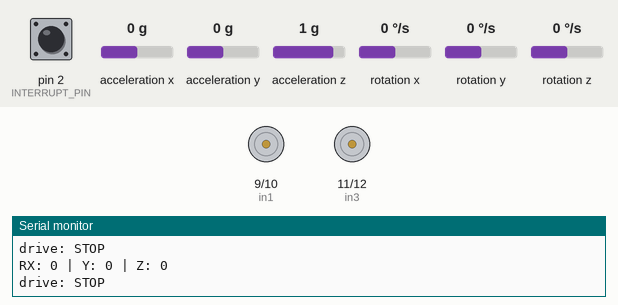
Recording of a sketch running on a simulated Arduino Uno, built with avr-gcc and run on an emulated ATmega328P. Shown: motor-driver pin pairs drawn as motors (green arrow = first pin HIGH = forward, orange = second pin HIGH = backward, longer = more drive, scaled by the enable pin), the last lines printed to the serial monitor. The test bench sets the inputs (shaded band); at power-on: rotation z 0 °/s, acceleration z 1 g, pin 2 (INTERRUPT_PIN) LOW, acceleration x 0 g, acceleration y 0 g, rotation x 0 °/s, rotation y 0 °/s. The sensor or clock chip raises its interrupt line as the real part does.

Above: at 1.7 s.
1.8 s: rotation z set to -2 °/s
3.8 s: rotation z set to -5 °/s
6.8 s: rotation z set to -8 °/s
At 8.4 s:
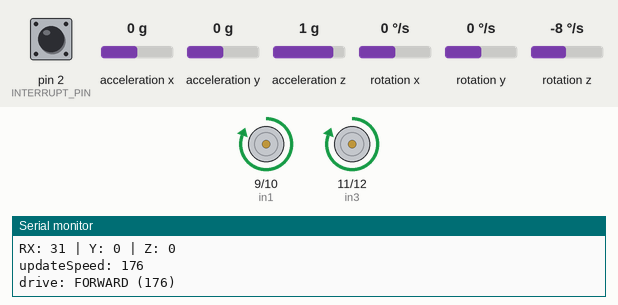
8.8 s: acceleration z set to 0.1 g
10.3 s: acceleration z set to -0.2 g
At 11.4 s:
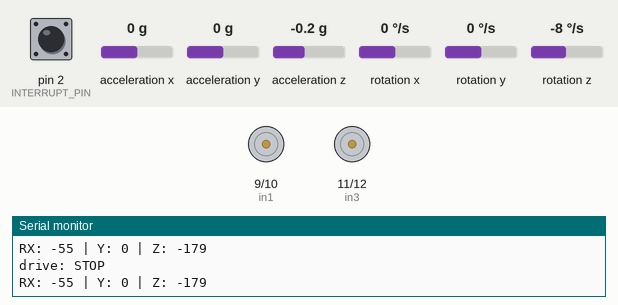
11.8 s: acceleration z set to 0 g
At 12.7 s:
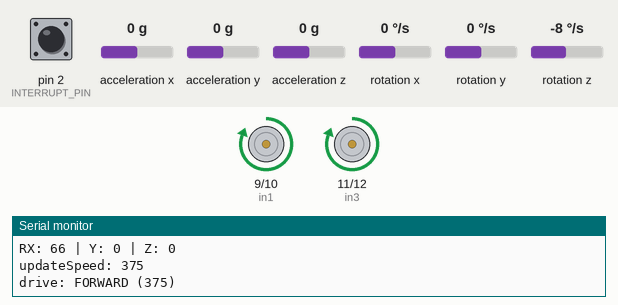
Timing chart, 0 to 14.3 s (numbered marks = the images above; inputs shaded):
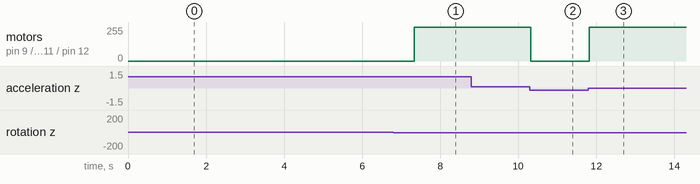

Measured:
- the behaviour switches between -6 and -7 °/s on rotation z (found by bisection; images 0 and 1)
- the behaviour switches between 0 and -0.1 g on acceleration z (found by bisection; images 1 and 2)
- after the input at 6.8 s, motor on pin 9 (in1) / pin 10 (in2), motor on pin 11 (in3) / pin 12 (in4): stopped → forward 255/255 after 0.54 s instead of 0.84 s
- after the input at 10.3 s, motor on pin 9 (in1) / pin 10 (in2), motor on pin 11 (in3) / pin 12 (in4): forward 255/255 → stopped at once
- after the input at 11.8 s, motor on pin 9 (in1) / pin 10 (in2), motor on pin 11 (in3) / pin 12 (in4): stopped → forward 255/255 at once

The sketch:

dy_ArdoinoUno_MPU6050_DrivingModule.ino
```cpp
/*
* Arduino Uno + Driving module + MPU6050
*   Created on: 19.04.2017
*   by DubyOriginal
*
* ---------------------------------------------------------
* -> Arduino Uno
* -> MPU6050 - gyroscope and accelerometer
* -> L298N - motor driver
*
* ---------------------------------------------------------
* source: Battery
* -> L298N 5V -> ArdUno Vin pin
*
* ---------------------------------------------------------
* Programmer setup:
*    - Tools -> Board -> Arduino Uno
*/

// I2Cdev and MPU6050 must be installed as libraries, or else the .cpp/.h files
// for both classes must be in the include path of your project
// download url: https://github.com/AritroMukherjee/MPU5060sensor

#include "I2Cdev.h"
#include "MPU6050_6Axis_MotionApps20.h"

// Arduino Wire library is required if I2Cdev I2CDEV_ARDUINO_WIRE implementation
// is used in I2Cdev.h
#if I2CDEV_IMPLEMENTATION == I2CDEV_ARDUINO_WIRE
  #include "Wire.h"
#endif


// CONST
//---------------------------------------------------------------
#define INTERRUPT_PIN 2  // use pin 2 on Arduino Uno & most boards
//#define LED LED_BUILTIN // (Arduino is 13)

// motorA
const int enA = 8;   //zelena
const int in1 = 9;   //crvena
const int in2 = 10;   //ljub.
// motorB
const int in3 = 11;   //smeđa
const int in4 = 12;   //plava
const int enB = 13;   //žuta

//Drive
const int S_FORWARD = 10;
const int S_BACK    = 20;
const int S_RLEFT   = 30;
const int S_RRIGHT  = 40;
const int S_STOP    = 50;

//VARS
//---------------------------------------------------------------
bool blinkState = true;

// MPU control/status vars
//----------------------------
bool dmpReady = false;  // set true if DMP init was successful
uint8_t mpuIntStatus;   // holds actual interrupt status byte from MPU
uint8_t devStatus;      // return status after each device operation (0 = success, !0 = error)
uint16_t packetSize;    // expected DMP packet size (default is 42 bytes)
uint16_t fifoCount;     // count of all bytes currently in FIFO
uint8_t fifoBuffer[64]; // FIFO storage buffer

// orientation/motion vars
Quaternion q;           // [w, x, y, z]         quaternion container
VectorInt16 aa;         // [x, y, z]            accel sensor measurements
VectorInt16 aaReal;     // [x, y, z]            gravity-free accel sensor measurements
VectorInt16 aaWorld;    // [x, y, z]            world-frame accel sensor measurements
VectorFloat gravity;    // [x, y, z]            gravity vector
float euler[3];         // [psi, theta, phi]    Euler angle container
float ypr[3];           // [yaw, pitch, roll]   yaw/pitch/roll container and gravity vector

// packet structure for InvenSense teapot demo
uint8_t teapotPacket[14] = { '$', 0x02, 0,0, 0,0, 0,0, 0,0, 0x00, 0x00, '\r', '\n' };

// Motor driver VARs
//----------------------------
long duration;
int distance;
unsigned long t0 = 0;
int driveState = S_STOP;   //initial value
int dSpeed = 120;        //initial value

//OTHER
//---------------------------------------------------------------
MPU6050 mpu;
#define serial Serial

//***************************************************************************************************************************
// INTERRUPT DETECTION ROUTINE
//***************************************************************************************************************************
volatile bool mpuInterrupt = false;     // indicates whether MPU interrupt pin has gone high
void dmpDataReady() {
  mpuInterrupt = true;
}

//***************************************************************************************************************************
void setup() {
  serial.begin(115200);
  serial.println("");
  serial.println("++++++++++++++++++++++++++++++++++++++++++++++++++++++++++++++++++++++++++++++++++");
  serial.println("Motor Driver v1");
  serial.println("starting...");

  preparePINS();
  driveStop();
  //initialBlink();

  // join I2C bus (I2Cdev library doesn't do this automatically)
  #if I2CDEV_IMPLEMENTATION == I2CDEV_ARDUINO_WIRE
      Wire.begin();
      Wire.setClock(400000); // 400kHz I2C clock. Comment this line if having compilation difficulties
  #elif I2CDEV_IMPLEMENTATION == I2CDEV_BUILTIN_FASTWIRE
      Fastwire::setup(400, true);
  #endif

  // initialize device
  serial.println(F("Initializing I2C devices..."));
  mpu.initialize();

  // verify connection
  serial.println(F("Testing device connections..."));
  serial.println(mpu.testConnection() ? F("MPU6050 connection successful") : F("MPU6050 connection failed"));

  // wait for ready
  serial.println(F("\nSend any character to begin DMP programming and demo: "));

  // load and configure the DMP
  serial.println(F("Initializing DMP..."));
  devStatus = mpu.dmpInitialize();

  // supply your own gyro offsets here, scaled for min sensitivity
  mpu.setXGyroOffset(220);
  mpu.setYGyroOffset(76);
  mpu.setZGyroOffset(-85);
  mpu.setZAccelOffset(1788); // 1688 factory default for my test chip

  // make sure it worked (returns 0 if so)
  if (devStatus == 0) {
      // turn on the DMP, now that it's ready
      serial.println(F("Enabling DMP..."));
      mpu.setDMPEnabled(true);

      // enable Arduino interrupt detection
      serial.println(F("Enabling interrupt detection (Arduino external interrupt 0)..."));
      attachInterrupt(digitalPinToInterrupt(INTERRUPT_PIN), dmpDataReady, RISING);
      mpuIntStatus = mpu.getIntStatus();

      // set our DMP Ready flag so the main loop() function knows it's okay to use it
      serial.println(F("DMP ready! Waiting for first interrupt..."));
      dmpReady = true;

      // get expected DMP packet size for later comparison
      packetSize = mpu.dmpGetFIFOPacketSize();
  } else {
      // ERROR!
      // 1 = initial memory load failed
      // 2 = DMP configuration updates failed
      // (if it's going to break, usually the code will be 1)
      serial.print(F("DMP Initialization failed (code "));
      serial.print(devStatus);
      serial.println(F(")"));
  }
}

//*********************************************************************************************************
void preparePINS(){
    //pinMode(LED, OUTPUT);
    pinMode(INTERRUPT_PIN, INPUT);

    //drive module
    //----------------------------
    // motorA
    pinMode(enA, OUTPUT);
    pinMode(in1, OUTPUT);
    pinMode(in2, OUTPUT);
    // motorB
    pinMode(enB, OUTPUT);
    pinMode(in3, OUTPUT);
    pinMode(in4, OUTPUT);
}

/*
void initialBlink(){
    digitalWrite(LED, 1);
    delay(700);
    digitalWrite(LED, 0);
    delay(700);
    digitalWrite(LED, 1);
    delay(700);
    digitalWrite(LED, 0);
    delay(700);
    digitalWrite(LED, 1);
    delay(700);
    digitalWrite(LED, 0);
}*/

//*********************************************************************************************************
String handleEventForCode(String msgCode){
  serial.println("handleWSEventForCode - " + msgCode);
  String resultStr = "";
  if (msgCode=="CMD_TEST"){
    serial.println("TEST event");
    resultStr = "RES_TEST,OK";
  //---------------------------------------------------
  }else if (msgCode.startsWith("D_MANUAL")){
    serial.println("execute D_MANUAL event");
    String responseValue = prepareAndRunManualDrive(msgCode);
    resultStr = "RES_MANUAL," + responseValue;

  }else if (msgCode == "D_FORWARD"){
    serial.println("execute D_FORWARD event");
    driveFroward();
    resultStr = "RES_FORWARD,OK";

  }else if (msgCode == "D_BACK"){
    serial.println("execute D_BACK event");
    driveBack();
    resultStr = "RES_BACK,OK";

  }else if (msgCode == "D_ROTLEFT"){
    serial.println("execute D_ROTLEFT event");
    rotateLeft();
    resultStr = "RES_ROTLEFT,OK";

  }else if (msgCode == "D_ROTRIGHT"){
    serial.println("execute D_ROTRIGHT event");
    rotateRight();
    resultStr = "RES_ROTRIGHT,OK";

  }else if (msgCode == "D_STOP"){
    serial.println("execute D_STOP event");
    driveStop();
    resultStr = "RES_STOP,OK";

  }else if (msgCode == "D_SPEED"){
    serial.println("execute D_SPEED event");
    updateSpeed(msgCode);
    resultStr = "RES_SPEED,OK";
  }else {
    serial.println("unknown message code");
  }
  return resultStr;
}

//**************************************************************************************************************************************
//**************************************************************************************************************************************

//******************************************************************************
String prepareAndRunManualDrive(String params){
    //params: "D_MANUAL,-125,320"
    int comma1Index = params.indexOf(',');
    int comma2Index = params.indexOf(',', comma1Index + 1);  //  Search for the next comma just after the first

    String firstValue = params.substring(0, comma1Index);
    String motAStr = params.substring(comma1Index + 1, comma2Index);
    String motBStr = params.substring(comma2Index + 1); // To the end of the string

    serial.println(String("motorA: " +  motAStr + ", motorB: " + motBStr));
    int motA = motAStr.toInt();
    int motB = motBStr.toInt();
    manualDrive(motA, motB);
    return "OK";
}

//MANUAL DRIVE CONTROL
//*********************************************************************************************************
void manualDrive(int mSpeedA, int mSpeedB){
  //MOTOR A
  //*********************************************
  if (mSpeedA < 0){
    digitalWrite(in1, HIGH);
    digitalWrite(in2, LOW);
    mSpeedA = -1 * mSpeedA;

  }else if (mSpeedA > 0){
    digitalWrite(in1, LOW);
    digitalWrite(in2, HIGH);

  }else{
    digitalWrite(in1, LOW);
    digitalWrite(in2, LOW);
  }
  analogWrite(enA, mSpeedA);

  //MOTOR B
  //*********************************************
  if (mSpeedB < 0){
    digitalWrite(in3, HIGH);
    digitalWrite(in4, LOW);
    mSpeedB = -1 * mSpeedB;

  }else if (mSpeedB > 0){
    digitalWrite(in3, LOW);
    digitalWrite(in4, HIGH);

  }else{
    digitalWrite(in3, LOW);
    digitalWrite(in4, LOW);
  }
  analogWrite(enB, mSpeedB);

}

//SMART DRIVE CONTROL
//*********************************************************************************************************
void driveFroward(){
  serial.print("drive: FORWARD (");
  serial.print(dSpeed);
  serial.println(")");
  driveState = S_FORWARD;

  // turn on motor A
  digitalWrite(in1, HIGH);
  digitalWrite(in2, LOW);
  analogWrite(enA, dSpeed);

  // turn on motor B
  digitalWrite(in3, HIGH);
  digitalWrite(in4, LOW);
  analogWrite(enB, dSpeed);
}

//******************************************************************************
void driveBack(){
  serial.print("drive: BACK (");
  serial.print(dSpeed);
  serial.println(")");
  driveState = S_BACK;

  // turn on motor A
  digitalWrite(in1, LOW);
  digitalWrite(in2, HIGH);
  analogWrite(enA, dSpeed);

  // turn on motor B
  digitalWrite(in3, LOW);
  digitalWrite(in4, HIGH);
  analogWrite(enB, dSpeed);
}

//******************************************************************************
void rotateLeft(){
  serial.print("drive: RLEFT (");
  serial.print(dSpeed);
  serial.println(")");
  driveState = S_RLEFT;

  // turn on motor A
  digitalWrite(in1, LOW);
  digitalWrite(in2, HIGH);
  analogWrite(enA, dSpeed);

  // turn on motor B
  digitalWrite(in3, HIGH);
  digitalWrite(in4, LOW);
  analogWrite(enB, dSpeed);
}

//******************************************************************************
void rotateRight(){
  serial.print("drive: RRIGHT (");
  serial.print(dSpeed);
  serial.println(")");
  driveState = S_RRIGHT;

  // turn on motor A
  digitalWrite(in1, HIGH);
  digitalWrite(in2, LOW);
  analogWrite(enA, dSpeed);

  // turn on motor B
  digitalWrite(in3, LOW);
  digitalWrite(in4, HIGH);
  analogWrite(enB, dSpeed);
}

//******************************************************************************
void driveStop(){
  serial.println("drive: STOP");
  driveState = S_STOP;

  digitalWrite(in1, LOW);
  digitalWrite(in2, LOW);
  digitalWrite(in3, LOW);
  digitalWrite(in4, LOW);

  analogWrite(enA, 0);
  analogWrite(enB, 0);
}

//******************************************************************************
void updateSpeed(String params){

    //params: "D_SPEED,620"
    int paramsLenght = params.length();
    int comma1Index = params.indexOf(',');
    String firstValue = params.substring(0, comma1Index);    //D_SPEED
    String dSpeedStr = params.substring(comma1Index + 1, paramsLenght);   //620
    dSpeed = dSpeedStr.toInt();
    serial.println("updateSpeed: " +  dSpeedStr);

    if (driveState == S_FORWARD){
        driveFroward();
    } else if (driveState == S_BACK){
        driveBack();
    } else if (driveState == S_RLEFT){
        rotateLeft();
    } else if (driveState == S_RRIGHT){
        rotateRight();
    }
}

void readMPU6050Sensor(){
  serial.print("R");
    // if programming failed, don't try to do anything
  if (!dmpReady) return;

  // wait for MPU interrupt or extra packet(s) available
  while (!mpuInterrupt && fifoCount < packetSize) {
    serial.print("*");
  }

  // reset interrupt flag and get INT_STATUS byte
  mpuInterrupt = false;
  mpuIntStatus = mpu.getIntStatus();

  // get current FIFO count
  fifoCount = mpu.getFIFOCount();

  // check for overflow (this should never happen unless our code is too inefficient)
  if ((mpuIntStatus & 0x10) || fifoCount == 1024) {
      // reset so we can continue cleanly
      mpu.resetFIFO();
      serial.println(F("FIFO overflow!"));

  // otherwise, check for DMP data ready interrupt (this should happen frequently)
  } else if (mpuIntStatus & 0x02) {
      // wait for correct available data length, should be a VERY short wait
      while (fifoCount < packetSize) fifoCount = mpu.getFIFOCount();

      // read a packet from FIFO
      mpu.getFIFOBytes(fifoBuffer, packetSize);

      // track FIFO count here in case there is > 1 packet available
      // (this lets us immediately read more without waiting for an interrupt)
      fifoCount -= packetSize;

      // display Euler angles in degrees
      mpu.dmpGetQuaternion(&q, fifoBuffer);
      mpu.dmpGetEuler(euler, &q);
      int angX = euler[0] * 180/M_PI;
      int angY = euler[1] * 180/M_PI;
      int angZ = euler[2] * 180/M_PI;
      serial.println("X: " + String(angX) + " | Y: " + String(angY) + " | Z: " + String(angZ));

      if (angX > 0 && angX < 180){
        driveState = S_FORWARD;
        int mapS = map(angX, 0, 180, 0, 1024);
        String uSpeedCMD = "D_SPEED," + String(mapS);
        updateSpeed(uSpeedCMD);
      }else {
        driveStop();
      }

      // blink LED to indicate activity
      //blinkState = !blinkState;
      //digitalWrite(LED, blinkState);
  }
}


//***************************************************************************************************************************
void loop() {
  readMPU6050Sensor();
  delay(50);
}
```
